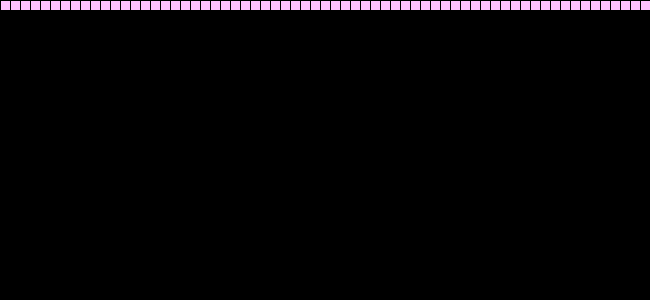
Frame 1 (no input)
Frame 60 (the mouse pressed at the canvas centre just before this capture): identical to frame 1, image omitted
Frame 120 (the mouse held since frame 60 and released just before this capture): identical to frame 1, image omitted

The Processing sketch that drew this single still picture (run headless with seeded random() and noise(); from frame 60 on, the mouse is pressed at the canvas centre):

// Processing sketch: Pacman
// ── Pacman.pde
int _size=650;
int _blocksize=10;
int _map=65;

Block[] map=new Block[650*300];


  void setup(){
   size(650,300);
   background(0,0,0);
   for (int i=0; i<map.length; i++){
      if (i<_map){
        map[i]=new Block(0, 0, color(255,192,255),1);
      }
      else{
        map[i]=new Block();
      }
   }
  }


  void draw(){
    background(0,0,0);
    for (int i=0; i<map.length; i++){
      fill(map[i].c);
      rect(i*_blocksize,map[i].y,_blocksize,_blocksize);
    }
  }
  
  
// ── Block.pde
class Block{
  color c;
  int type; //0 = path 1=map wall 2=dot space
  int x;
  int y;

  Block(){
    c=color(0,0,0);
    type=0;
    x=0;
    y=0;
  }
  Block(int xpos, int ypos,color _color,int _type){
    x=xpos;
    y=ypos;
    c=_color;
    type=_type;
  }
    
}
